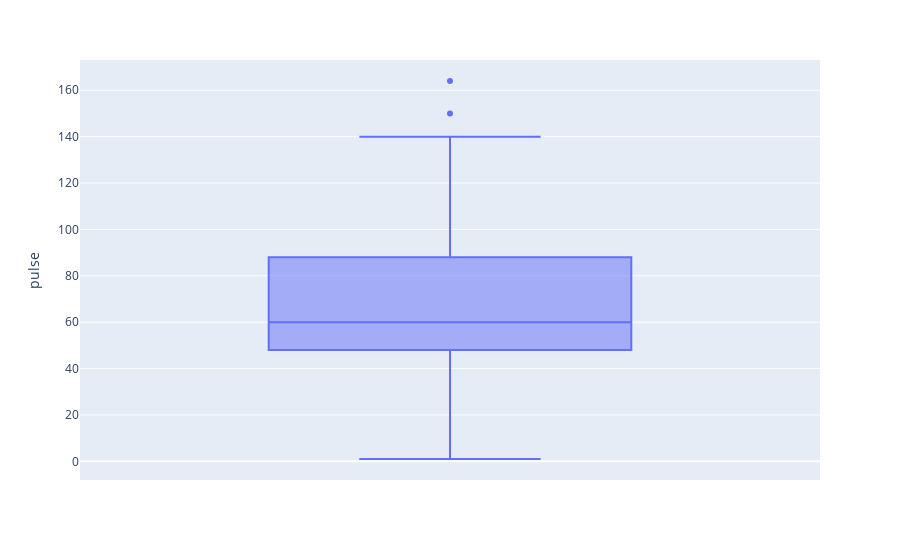

Notebook source saved alongside this figure:
### Markdown cell above
We detect and remove the big upper outliers present in "respiratory_rate", and "packed_cell_volume", and the big lower outlier in "packed cell volume"

### Code cell
px.box(df,y="pulse").show()
# removing the higher end outliers
Q1 = df['pulse'].quantile(0.25)
Q3 = df['pulse'].quantile(0.75)
IQR = Q3 - Q1
big_outliers = df['pulse'] > (Q3 + 1.5 * IQR)
df.drop(labels=df[big_outliers].index, axis=0, inplace = True)

### Figure 1 — Plotly figure (JSON) as saved in the notebook; plotly's stock layout.template omitted (floating-point values rounded to 4 significant figures; data arrays with more than 128 entries replaced by an {"elided": "..."} marker saying what was removed)
{"data": [{"alignmentgroup": "True", "hovertemplate": "pulse=%{y}<extra></extra>", "legendgroup": "", "marker": {"color": "#636efa"}, "name": "", "notched": false, "offsetgroup": "", "orientation": "v", "showlegend": false, "type": "box", "x0": " ", "xaxis": "x", "y": {"elided": "189 int values"}, "y0": " ", "yaxis": "y"}], "layout": {"boxmode": "group", "legend": {"tracegroupgap": 0}, "margin": {"t": 60}, "xaxis": {"anchor": "y", "domain": [0, 1]}, "yaxis": {"anchor": "x", "domain": [0, 1], "title": {"text": "pulse"}}}}
